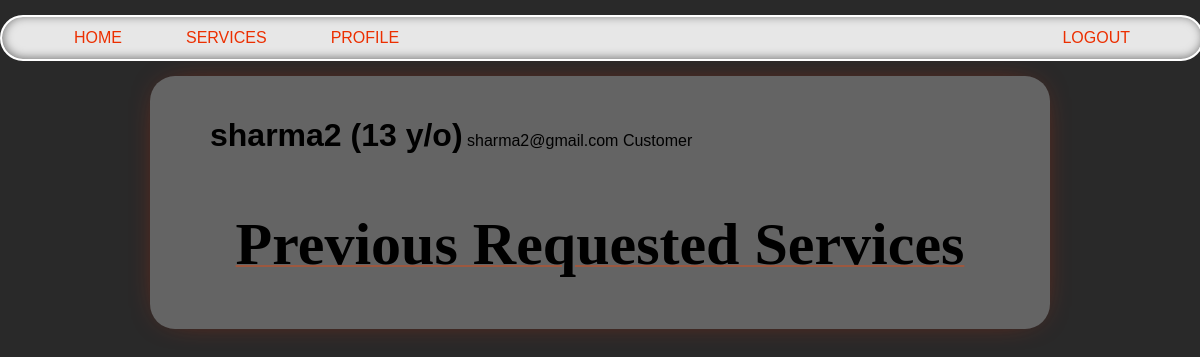
The app's page /users/customer/sharma2/ (signed in), older data.
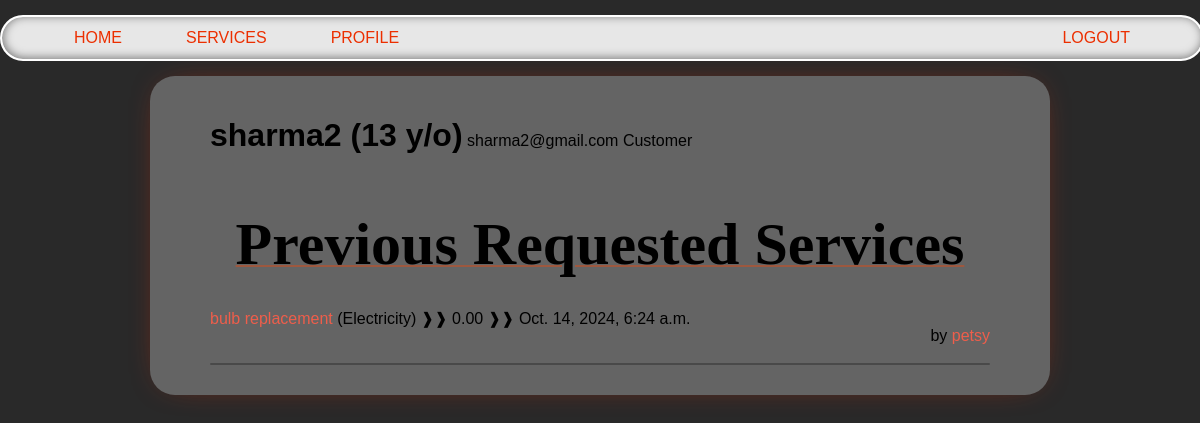
The same page, newer data.
### services/models.py (models this page shows, shortened)
class ServiceRequest(models.Model):
    customer = models.ForeignKey(Customer, on_delete=models.CASCADE)
    service = models.ForeignKey(Service, on_delete=models.CASCADE)
    service_hours = models.IntegerField()  # Hours requested
    address = models.CharField(max_length=255)  # Customer address
    total_price = models.DecimalField(decimal_places=2, max_digits=10, default=0.00)  # Calculated price
    request_date = models.DateTimeField(auto_now_add=True)  # Automatically set the request time

class Service(models.Model):
    company = models.ForeignKey(Company, on_delete=models.CASCADE)
    name = models.CharField(max_length=40)
    description = models.TextField()
    price_hour = models.DecimalField(decimal_places=2, max_digits=100)
    rating = models.IntegerField(validators=[MinValueValidator(
        0), MaxValueValidator(5)], default=0)
    choices = (
        ('Air Conditioner', 'Air Conditioner'),
        ('Carpentry', 'Carpentry'),
        ('Electricity', 'Electricity'),
        ('Gardening', 'Gardening'),
        ('Home Machines', 'Home Machines'),
        ('House Keeping', 'House Keeping'),
        ('Interior Design', 'Interior Design'),
        ('Locks', 'Locks'),
        ('Painting', 'Painting'),
        ('Plumbing', 'Plumbing'),
        ('Water Heaters', 'Water Heaters'),
    )
    field = models.CharField(max_length=30, blank=False,
                             null=False, choices=choices)
    date = models.DateTimeField(auto_now=True, null=False)

### users/models.py (models this page shows, shortened)
class Company(models.Model):
    user = models.OneToOneField(
        User, on_delete=models.CASCADE, primary_key=True)
    field = models.CharField(max_length=70, choices=(('Air Conditioner', 'Air Conditioner'),
                                                     ('All in One', 'All in One'),
                                                     ('Carpentry', 'Carpentry'),
                                                     ('Electricity',
                                                      'Electricity'),
                                                     ('Gardening', 'Gardening'),
                                                     ('Home Machines',
                                                      'Home Machines'),
                                                     ('House Keeping',
                                                      'House Keeping'),
                                                     ('Interior Design',
                                                      'Interior Design'),
                                                     ('Locks', 'Locks'),
                                                     ('Painting', 'Painting'),
                                                     ('Plumbing', 'Plumbing'),
                                                     ('Water Heaters', 'Water Heaters')), blank=False, null=False)
    rating = models.IntegerField(
        validators=[MaxValueValidator(5), MinValueValidator(0)], default=0)

class User(AbstractUser):
    is_company = models.BooleanField(default=False)
    is_customer = models.BooleanField(default=False)
    email = models.CharField(max_length=100, unique=True)

### users/views.py (the view)
# urls.py: path('customer/<slug:username>/', v.CustomerProfileView, name='customer-profile')
@login_required
def CustomerProfileView(request, username):
    customer = Customer.objects.get(user=request.user)
    user_age = timezone.now().year - customer.birth.year
    requested_services = ServiceRequest.objects.filter(customer=customer).order_by('-request_date')
    return render(request, 'users/profile.html', {
        'user': request.user,
        'user_age': user_age,
        'sh': requested_services  # Placeholder for requested services history
    })

### users/templates/users/profile.html (shortened to what this page needs)
{% extends 'main/base.html' %}
{% block content %}
    {% if user.is_customer %}
        <div style="display: ruby;">
            <h1>{{ user.username }} ({{user_age}} y/o)</h1>
            <p>{{ user.email }}</p>
            <p style="float: right;">Customer</p>
        </div>
    {% else %}
        <div style="display: ruby;">
            <h1>{{ user.username }}</h1>
            <p> {{ user.email }}</p>
            <p style="float: right;">{{user.company.field}} Company</p>
        </div>
       {% endif %}
    {% if 'customer' in request.path %}
        <p class="title">Previous Requested Services</p>
    {% else %}
        <p class="title">Available Services</p>
    {% endif %}
    {% if user.is_customer %}
        {% for service in sh %}
            <div>
                <a href="/services/{{service.service.id}}">{{service.service.name}}</a> ({{service.service.field}})
                <p style="margin: 0; display: inline-block;"> ❱❱ {{service.total_price}}</p>
                <p style="margin: 0; display: inline-block;"> ❱❱ {{ service.request_date }}</p>
                <p style="float: right; margin: 0;">
                    by <a href="#">{{service.service.company.user}}</a>
                </p>
            </div>
            <div class="line"></div>
        {% endfor %}
    {% endif %}
{% endblock %}

Row changes from the older to the newer data that the page shows:
added ServiceRequest: service.name "bulb replacement", service.field "Electricity", total_price "0.00", request_date "Oct. 14, 2024, 6:24 a.m.", service.company.user "petsy"
